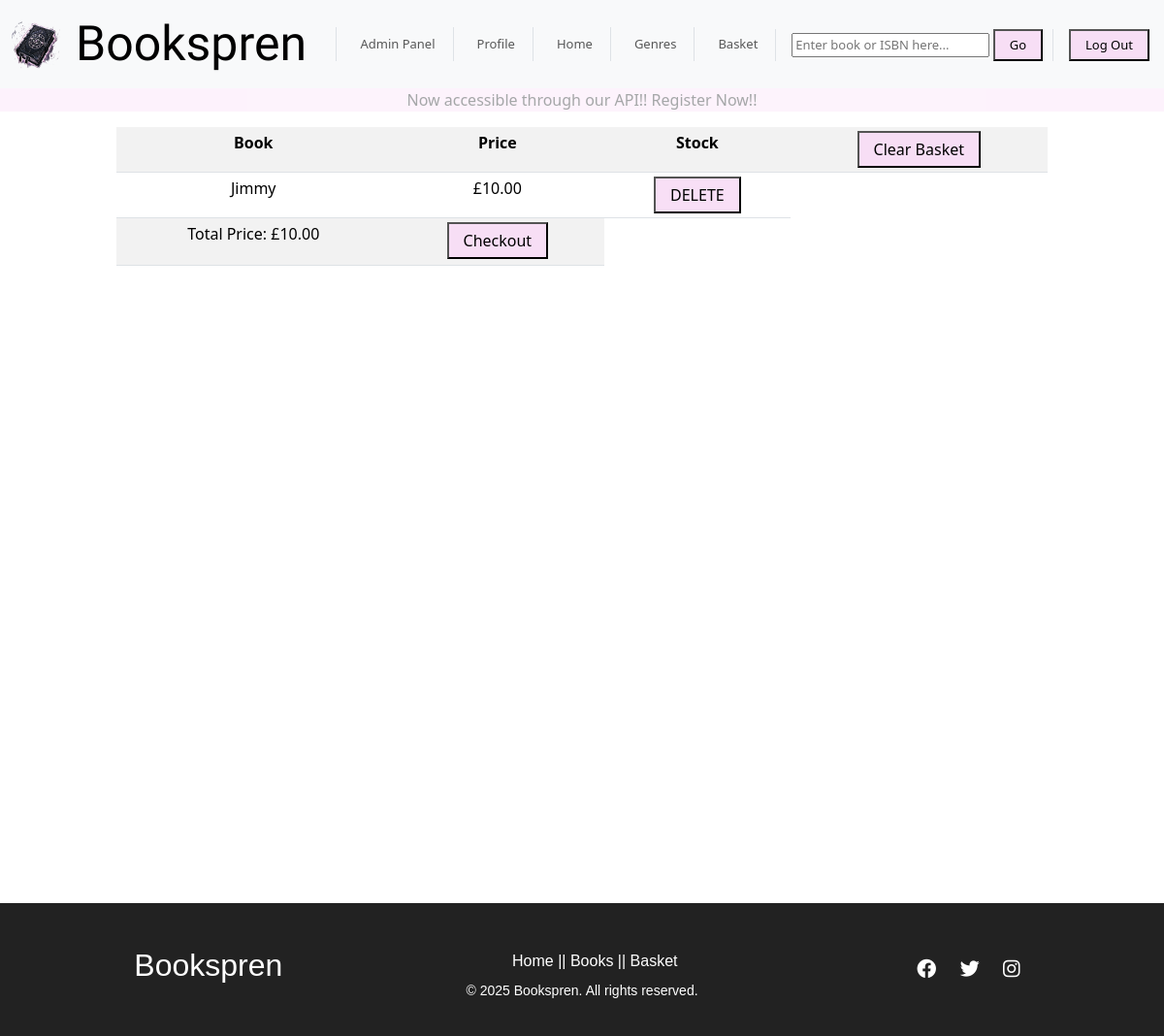
Page /cart/ (signed in) on the earlier database version.
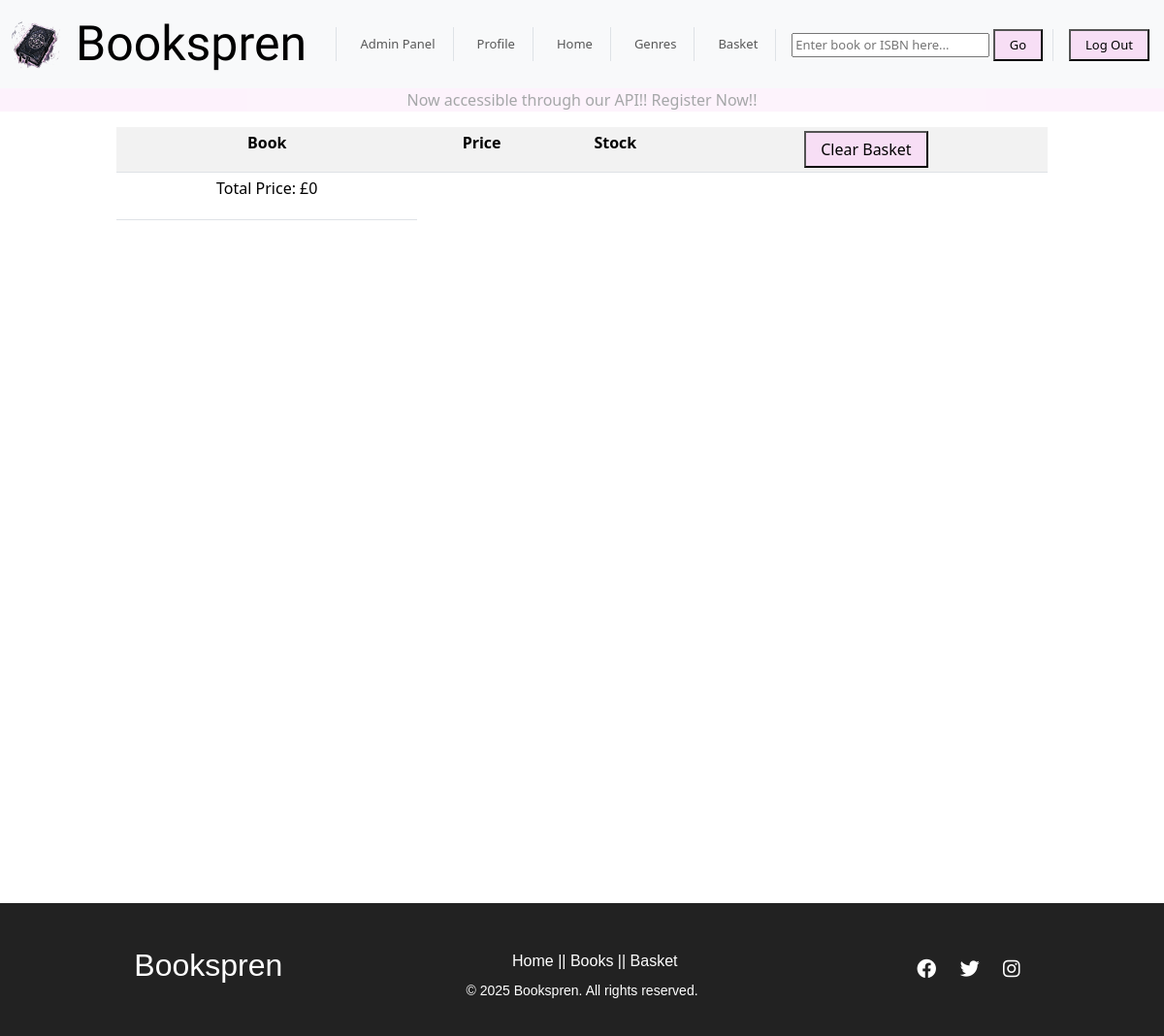
Same page on the later database version.
### apps/cart/models.py (models this page shows, shortened)
class Cart(models.Model):
    class Meta:
        verbose_name = 'Cart'
        verbose_name_plural = 'Cart'
    user_id = models.ForeignKey(CustomUser, on_delete=models.SET_NULL, null=True)
    book = models.ForeignKey(Books, on_delete=models.SET_NULL, null = True)

### apps/api/models.py (models this page shows, shortened)
class Books(models.Model):
    class Meta:
        verbose_name_plural = 'Books'
    title = models.CharField(max_length=200)
    author = models.ForeignKey(Author, on_delete=models.CASCADE, related_name="books")
    category = models.ForeignKey(Category, on_delete=models.SET_NULL, null=True, related_name="books")
    description = models.TextField()
    price = models.DecimalField(max_digits=10, decimal_places=2)
    stock = models.PositiveIntegerField(default=0)
    cover_image = models.ImageField(upload_to='book_pics/', blank=True, null=True)
    published_date = models.DateField()
    isbn = models.CharField(max_length=13, unique=True)

### apps/cart/views.py (the view)
# urls.py: path('', views.cart, name="cart"),
@login_required
def cart(request):
    cart_items = Cart.objects.filter(user_id=request.user)
    total_price = sum(item.book.price for item in cart_items)
    if request.method == "POST":
        if "delete_cart" in request.POST:
            for item in cart_items:
                if item.book.stock is not None:
                    item.book.stock += 1
                    item.book.save()
            cart_items.delete()
            return redirect('cart')
        if "delete_item" in request.POST:
            cart_id = request.POST.get("cart_id")
            if cart_id:
                item = get_object_or_404(Cart, id=cart_id)
                item.book.stock += 1
                item.book.save()
                item.delete()
            return redirect('cart')
        if "checkout" in request.POST:
            items = Cart.objects.filter(user_id=request.user)
            for item in items:
                item.delete()
            return redirect('checkout')
    else:
        form = Cart_Deletion_Form()
    return render(request, "cart.html", {'cart': cart_items, 'form': form, 'total_price': total_price})

### apps/cart/forms.py
class Cart_Deletion_Form(forms.ModelForm):
    class Meta:
        model= Cart
        fields = '__all__'

### apps/cart/templates/cart.html (shortened to what this page needs)
{% extends "base.html" %}
{% block content %}
<table class="table table-sm table-responsive table-striped"  style="width:80%; margin: 0 auto; text-align:center;">
    <tr>
    <th>Book</th>
    <th>Price</th>
    <th>Stock</th>
    <th>
        <form method="POST">
                <button type="submit">Clear Basket</button>
        </form>
    </th>
    </tr>
    {% for bk in cart %}
        {%if user.username == bk.user_id.username %}
            <tr>
                <td>{{bk.book.title}}</td>
                <td>£{{bk.book.price}}</td>
                <td>
                    <form method="POST">
                        <button type="submit">DELETE</button>
                    </form>
                </td>
            </tr>
        {% endif %}
    {% endfor %}
    <tr>
        <td><p>Total Price: £{{total_price}}</p></td>
        {%if cart %}
        <td>
            <form method="POST">
                <button type="submit">Checkout</button>
            </form>
        </td>
       {%endif%}
    </tr>
</table>
{% endblock content %}

Differences in the rows shown:
removed Cart: book "Jimmy", book.price "10.00"
Other differences:
{{ total_price }}: "10.00" → "0"
text no longer shown: "Checkout"
